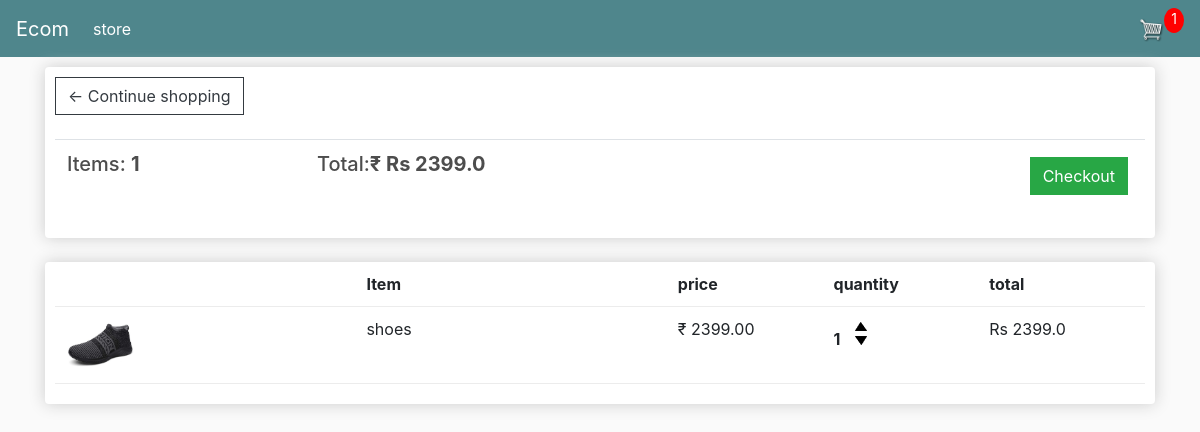
The app's page /cart/ (signed in) with its own data.
### store/models.py (models this page shows, shortened)
class Order(models.Model):
    customer=models.ForeignKey(Customer,on_delete=models.SET_NULL,blank=True,null=True)
    date_ordered=models.DateTimeField(auto_now_add=True)
    complete=models.BooleanField(default=False,null=True,blank=False)
    transaction_id=models.CharField(max_length=200,null=True)
    @property
    def get_cart_total(self):
        orderitems=self.orderitem_set.all()
        total=sum([item.get_total for item in orderitems])
        return total
    @property
    def get_cart_item(self):
        orderitems=self.orderitem_set.all()
        total=sum([item.quantity for item in orderitems])
        return total

class Orderitem(models.Model):
    product=models.ForeignKey(Product,on_delete=models.SET_NULL,blank=True,null=True)
    order=models.ForeignKey(Order,on_delete=models.SET_NULL,blank=True,null=True)
    quantity=models.IntegerField(default=0,blank=True,null=True)
    date_added=models.DateTimeField(auto_now_add=True)
    @property
    def get_total(self):
        total=self.product.price*self.quantity
        return total

class Product(models.Model):
    name=models.CharField(max_length=200,null=True)
    price=models.FloatField()
    digital=models.BooleanField(default=False,null=True,blank=False)
    image=models.ImageField(blank=True,null=True)
    @property
    def imageURL(self):
        try:
            url=self.image.url
        except:
            url=''
        return url

### store/views.py (the view)
# urls.py: path('cart/', views.cart , name="cart"),
def cart(request):
    if request.user.is_authenticated:
        customer=request.user.customer
        order, created=Order.objects.get_or_create(customer=customer,complete=False)
        items=order.orderitem_set.all()
        cartitem=order.get_cart_item
    else:
        cookiedata=cookiecart(request)
        cartitem=cookiedata['cartitem']
        order=cookiedata['order']
        items=cookiedata['items']
    context={'items':items ,'order':order,'cartitem':cartitem}
    return render(request , 'store/cart.html' , context)

### store/templates/store/cart.html
{% extends 'store/main.html' %}
{% load static %}
{% block content %}
<div class="row">
    <div class="col-lg-12">
        <div class="box-element">
          <a class = "btn btn-outline-dark"href="{% url 'store' %}"> &#x2190 Continue shopping</a>
          <br>
          <br>
          <table class="table">
              <tr>
                <th><h5>Items: <strong>{{order.get_cart_item}}</strong></h5></th>
                <th><h5>Total:<strong>&#8377; Rs {{order.get_cart_total}}</strong></h5></th>
                <th>
                    <a  style="float:right; margin:5px;" class="btn btn-success" href="{% url 'checkout' %}">Checkout</a>
                </th>
              </tr>
          </table>
        </div>
        <br>
        <div class="box-element">
            <div class="cart-row">
                <div style="flex: 2"></div>
                <div style="flex: 2;"><strong>Item</strong></div>
                <div style="flex: 1;"><strong>price</strong></div>
                <div style="flex: 1;"><strong>quantity</strong></div>
                <div style="flex: 1;"><strong>total</strong></div>
            </div>
            {% for item in items %}
            <div class="cart-row">
                <div style="flex: 2"><img class = "row-image" src="{{item.product.imageURL}}"></img></div>
                <div style="flex: 2;">{{item.product.name}}</div>
                <div style="flex: 1;">&#8377 {{item.product.price|floatformat:2}}</div>
                <div style="flex: 1;">
                <p class="quantity">{{item.quantity}}</p>
                    <div class="quantity">
                        <img data-product={{item.product.id}} data-action="Add"class=" chg-quantity update-cart" src="{% static 'images/arrow-up.png' %}" >
                        <img data-product={{item.product.id}} data-action="remove"class=" chg-quantity update-cart" src="{% static 'images/arrow-down.png' %}" >
                    </div>
                </div>
                <div style="flex: 1;">Rs {{item.get_total}}</div>
            </div>
            {% endfor %}
        </div>
    </div>
</div>
{% endblock content %}

### static/css/main.css (style rules this page uses)
body { background-color: hsl(0, 0%, 98%); }
h1,h2,h3,h4,h5,h6 { color:hsl(0, 0%, 30%); }
.box-element { box-shadow:hsl(0, 0%, 80%) 0 0 16px; background-color: #fff; border-radius: 4px; padding: 10px; }
.col-lg-4, .col-lg-6, .col-lg-8, .col-lg-12 { margin-top: 10px; }
.btn { border-radius: 0; }
.row-image { width: 100px; }
.cart-row { display: flex; align-items: flex-stretch; padding-bottom: 10px; margin-bottom: 10px; border-bottom: 1px solid #ececec; }
.quantity { display: inline-block; font-weight: 700; padding-right:10px; }
.chg-quantity { width: 12px; cursor: pointer; display: block; margin-top: 5px; transition:.1s; }

### records on screen
Order: get_cart_item "1", get_cart_total "2399.0"
Orderitem: product.imageURL (picture), product.name "shoes", product.price "2399.00", quantity "1", get_total "2399.0"

### other values on screen
{{ cartitem }} "1"
